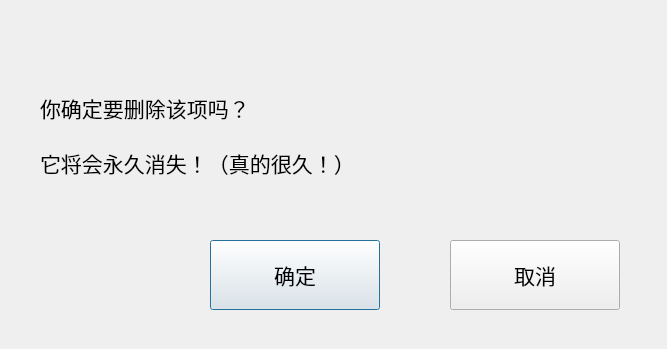
<?xml version="1.0" encoding="UTF-8"?>
<ui version="4.0">
 <class>DeleteWarn</class>
 <widget class="QDialog" name="DeleteWarn">
  <property name="geometry">
   <rect>
    <x>0</x>
    <y>0</y>
    <width>667</width>
    <height>349</height>
   </rect>
  </property>
  <property name="windowTitle">
   <string>Dialog</string>
  </property>
  <widget class="QPushButton" name="pushButton">
   <property name="geometry">
    <rect>
     <x>210</x>
     <y>240</y>
     <width>170</width>
     <height>70</height>
    </rect>
   </property>
   <property name="font">
    <font>
     <pointsize>16</pointsize>
    </font>
   </property>
   <property name="text">
    <string>确定</string>
   </property>
  </widget>
  <widget class="QPushButton" name="pushButton_2">
   <property name="geometry">
    <rect>
     <x>450</x>
     <y>240</y>
     <width>170</width>
     <height>70</height>
    </rect>
   </property>
   <property name="font">
    <font>
     <pointsize>16</pointsize>
    </font>
   </property>
   <property name="text">
    <string>取消</string>
   </property>
  </widget>
  <widget class="QLabel" name="label">
   <property name="geometry">
    <rect>
     <x>40</x>
     <y>70</y>
     <width>581</width>
     <height>131</height>
    </rect>
   </property>
   <property name="font">
    <font>
     <pointsize>16</pointsize>
    </font>
   </property>
   <property name="text">
    <string>你确定要删除该项吗？

它将会永久消失！（真的很久！）</string>
   </property>
   <property name="wordWrap">
    <bool>false</bool>
   </property>
  </widget>
 </widget>
 <resources/>
 <connections/>
</ui>
